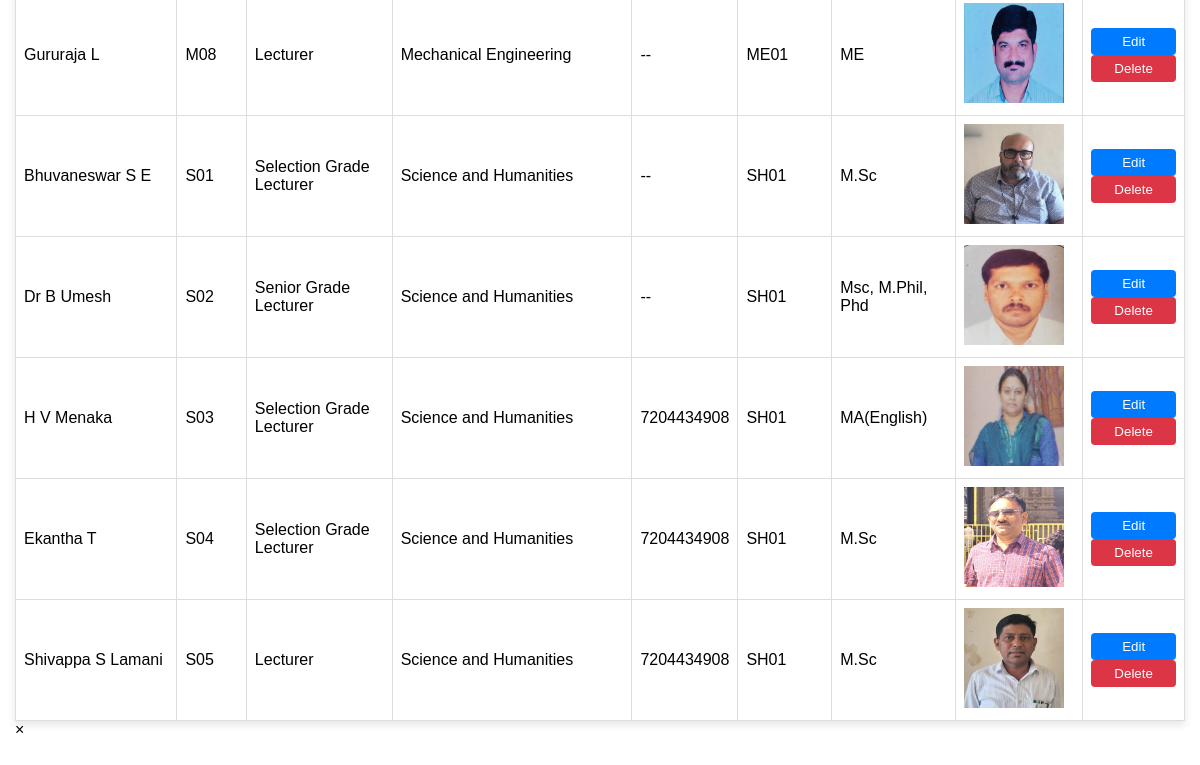
The app's page /lecturers (signed in, lower part), older data.
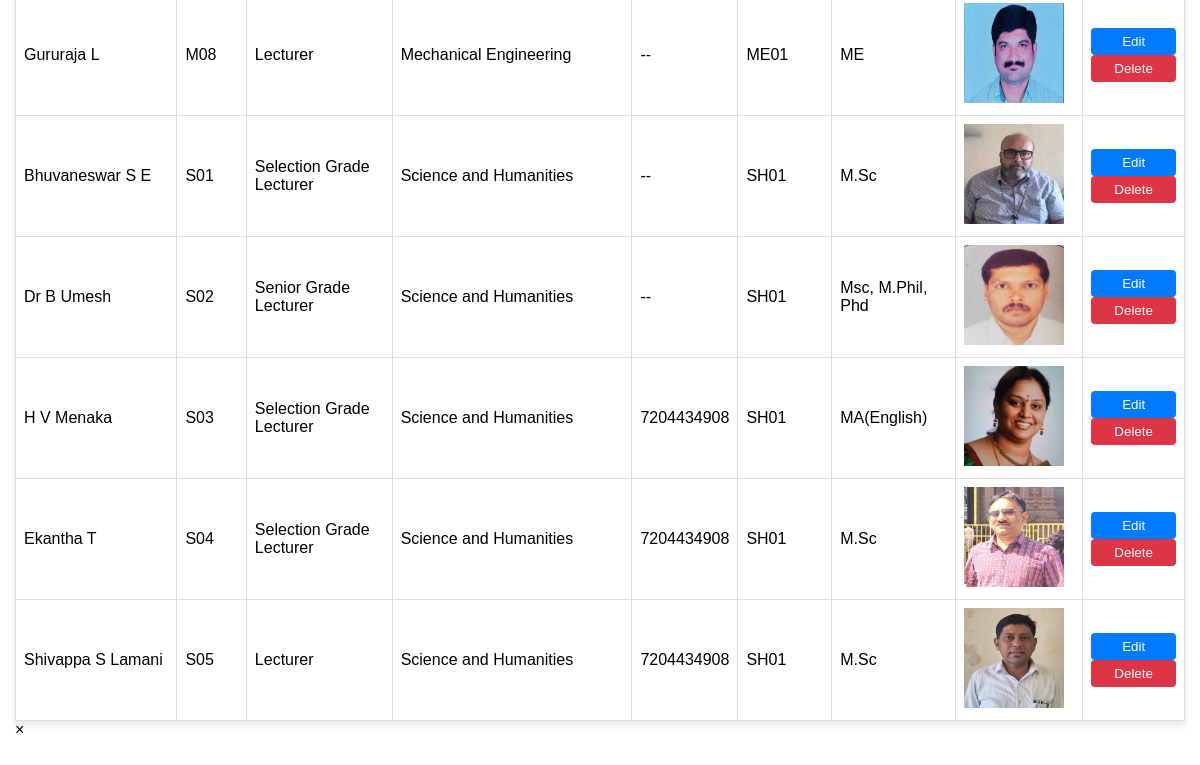
The same page, newer data.
### models.py (models this page shows)
class Lecturer(db.Model):
    id = db.Column(db.Integer, primary_key=True)
    name = db.Column(db.String(100), nullable=False)
    staff_id = db.Column(db.String(50), unique=True, nullable=False)
    designation = db.Column(db.String(100), nullable=False)
    department = db.Column(db.String(100), nullable=False)
    contact = db.Column(db.String(20), nullable=False)
    branch_code = db.Column(db.String(10), nullable=False)
    qualification = db.Column(db.String(100), nullable=False)
    image = db.Column(db.String(255), nullable=True)

### app.py (the view)
@app.route("/lecturers")
@login_required
def view_lecturers():
    query = request.args.get('query', '')
    if query:
        lecturers = Lecturer.query.filter(
            (Lecturer.name.ilike(f"%{query}%")) |
            (Lecturer.staff_id.ilike(f"%{query}%")) |
            (Lecturer.designation.ilike(f"%{query}%")) |
            (Lecturer.department.ilike(f"%{query}%")) |
            (Lecturer.qualification.ilike(f"%{query}%")) |
            (Lecturer.branch_code.ilike(f"%{query}%"))
        ).order_by(Lecturer.staff_id.asc()).all()  # Sorting by staff_id in ascending order
    else:
        lecturers = Lecturer.query.order_by(Lecturer.staff_id.asc()).all()  # Sorting by staff_id in ascending order
    return render_template("view_lecturer.html", lecturers=lecturers, query=query)

### app.py (called while the page is built)
@login_manager.user_loader
def load_user(user_id):
    return User.query.get(int(user_id))

### templates/view_lecturer.html (shortened to what this page needs)
{% extends "lecturer.html" %}
{% block content %}
<table border="1">
    <tbody>
    {% for lecturer in lecturers %}
    <tr>
        <td>{{ lecturer.name }}</td>
        <td>{{ lecturer.staff_id }}</td>
        <td>{{ lecturer.designation }}</td>
        <td>{{ lecturer.department }}</td>
        <td>{{ lecturer.contact }}</td>
        <td>{{ lecturer.branch_code }}</td>
        <td>{{ lecturer.qualification }}</td>
        <td>
            {% if lecturer.image %}
            <a href="javascript:void(0);" onclick="openModal('{{ url_for('static', filename='lecturer_images/' + lecturer.image) }}')">
                <img src="{{ url_for('static', filename='lecturer_images/' + lecturer.image) }}" alt="Lecturer Image" width="100" height="100">
            </a>
            {% else %}
                No Image
            {% endif %}
        </td>
        <td>
            <a href="{{ url_for('edit_lecturer', id=lecturer.id, query=query) }}">
                <button type="button" class="edit-btn">Edit</button>
            </a>
            <form action="{{ url_for('delete_lecturer', id=lecturer.id, query=request.args.get('query', '')) }}" method="POST" style="display:inline;">
                <button type="submit" class="delete-btn" onclick="return confirm('Are you sure you want to delete this lecturer?');">Delete</button>
            </form>
        </td>
    </tr>
    {% endfor %}
    </tbody>
</table>
<div id="imageModal" class="modal">
    <span class="close" onclick="closeModal()">&times;</span>
</div>
{% endblock %}

### templates/lecturer.html (shortened to what this page needs)
<!DOCTYPE html>
<html lang="en">
<head>
    <link rel="stylesheet" href="{{ url_for('static', filename='styles.css') }}">
    <link href="https://cdnjs.cloudflare.com/ajax/libs/font-awesome/6.0.0-beta3/css/all.min.css" rel="stylesheet">
</head>
<body>
<main>
    {% block content %}{% endblock %}
</main>
</body>
</html>

### static/styles.css (style rules this page uses)
body { font-family: Arial, sans-serif; margin: 5px; padding: 0; height: 100vh; }
main { padding: 10px; margin-top: 80px; height: calc(100vh - 80px); overflow-y: auto; }
table { width: 100%; border-collapse: collapse; margin-top: 20px; box-shadow: 0 4px 8px rgba(0, 0, 0, 0.1); }

Row changes from the older to the newer data that the page shows:
changed Lecturer "H V Menaka": image: a different picture
